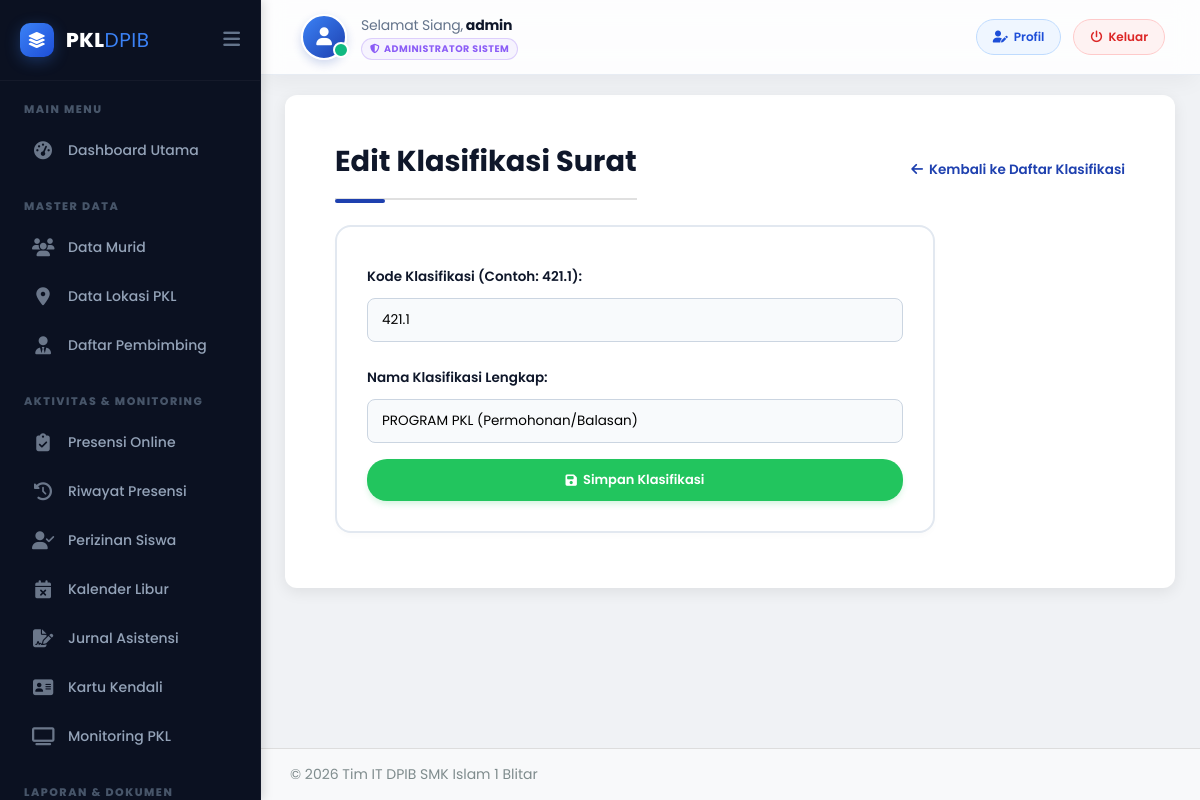
/admin/klasifikasi-edit.php?id=1 (signed in), run on the app's committed database.
### tables this page shows
CREATE TABLE `klasifikasi_surat` (
  `id` int(11) NOT NULL,
  `kode` varchar(10) NOT NULL,
  `nama_klasifikasi` varchar(255) NOT NULL,
  `is_active` tinyint(1) DEFAULT 1
);

### admin/klasifikasi-edit.php (the view, shortened to what this page needs)
<?php
include '../config/db-koneksi.php';
$klasifikasi_id = isset($_GET['id']) ? (int)$_GET['id'] : 0;
$mode = ($klasifikasi_id > 0) ? 'edit' : 'add';
$form_data = ['kode' => '', 'nama_klasifikasi' => ''];
$page_title = ($mode === 'edit') ? 'Edit Klasifikasi Surat' : 'Tambah Klasifikasi Baru';
if ($mode === 'edit') {
    $stmt = $koneksi->prepare("SELECT kode, nama_klasifikasi FROM klasifikasi_surat WHERE id = ?");
    $stmt->bind_param("i", $klasifikasi_id);
    $stmt->execute();
    $result = $stmt->get_result();
    if ($result->num_rows === 1) {
        $form_data = $result->fetch_assoc();
    } else {
        $message = "<div class='alert error'>Klasifikasi tidak ditemukan.</div>";
        $mode = 'add';
    }
}
?>
<!DOCTYPE html>
<html lang="id">
<head>
    <link rel="stylesheet" href="../css/style.css">
    <link rel="stylesheet" href="https://cdnjs.cloudflare.com/ajax/libs/font-awesome/6.5.2/css/all.min.css">
</head>
<body class="admin-body">
<?php include 'panel/sidebar.php'; ?>
<div class="main-content-wrapper">
    <?php include 'panel/navbar.php'; ?>
    <div class="admin-main-content">
        <div class="page-header-controls">
            <h1><?php echo $page_title; ?></h1>
            <a href="kode-surat-manage.php" class="btn-back-link">
                <i class="fas fa-arrow-left"></i> Kembali ke Daftar Klasifikasi
            </a>
        </div>
        <div class="form-edit-container">
            <form method="POST" action="klasifikasi-edit.php?id=<?php echo $klasifikasi_id; ?>" style="box-shadow: none; max-width: 100%; margin: 0; padding: 0;">
                <label for="kode">Kode Klasifikasi (Contoh: 421.1):</label>
                <input type="text" id="kode" name="kode" maxlength="10" value="<?php echo htmlspecialchars($form_data['kode']); ?>" placeholder="Masukkan kode unik..." required>
                <label for="nama_klasifikasi">Nama Klasifikasi Lengkap:</label>
                <input type="text" id="nama_klasifikasi" name="nama_klasifikasi" value="<?php echo htmlspecialchars($form_data['nama_klasifikasi']); ?>" placeholder="Contoh: Surat Pengantar PKL..." required>
                <button type="submit" class="btn-submit-save">
                    <i class="fas fa-save"></i> Simpan Klasifikasi
                </button>
            </form>
        </div>
    </div>
</div>
<?php include 'panel/footer.php'; ?>
</body>
</html>

### css/style.css (style rules this page uses)
html { scroll-behavior: smooth; }
body { font-family: 'Poppins', sans-serif; background-color: #f0f2f5; padding: 0; margin: 0; }
h1 { color: #2c3e50; font-weight: 700; font-size: 28px; border-bottom: 2px solid #e0e0e0; padding-bottom: 15px; margin-bottom: 25px; padding-left: 5%; padding-right: 5%; }
form { padding: 30px 40px; background: #ffffff; border-radius: 12px; box-shadow: 0 8px 20px rgba(0, 0, 0, 0.1); width: 100%; max-width: none; margin: 0; }
form label { display: block; margin-top: 10px; font-weight: 600; color: #34495e; }
form input[type="text"], form input[type="email"], form input[type="number"], form input[type="password"], form select { width: 100%; padding: 10px 15px; margin-top: 5px; margin-bottom: 15px; border: 1px solid #ced4da; border-radius: 6px; box-sizing: border-box; background-color: #f8f9fa; transition: border-color 0.2s; }
form button { background-color: #007bff; color: white; padding: 12px 20px; border: none; border-radius: 6px; cursor: pointer; font-size: 16px; font-weight: 600; transition: background-color 0.2s; box-shadow: 0 4px 10px rgba(0, 123, 255, 0.3); }
form { padding: 30px 40px; background: #ffffff; border-radius: 12px; box-shadow: 0 8px 20px rgba(0, 0, 0, 0.1); width: 100%; max-width: 90%; margin: 0 auto; }
.admin-body { display: flex; font-family: 'Poppins', sans-serif; background-color: #f0f2f5; min-height: 100vh; }
.main-content-wrapper { flex-grow: 1; display: flex; flex-direction: column; }
.admin-main-content { padding: 20px; flex-grow: 1; }
.admin-main-content h1 { font-size: 24px; padding-left: 0; padding-right: 0; margin-bottom: 20px; }

### admin/klasifikasi-edit.php (style rules this page uses)
:root { --mantap-blue-dark: #0f172a; --mantap-blue-main: #1e40af; --mantap-blue-light: #3b82f6; --mantap-blue-soft: #eff6ff; }
body { font-family: 'Poppins', sans-serif; background-color: #f8fafc; color: #334155; margin: 0; overflow-x: hidden !important; }
.main-content-wrapper { max-width: 100% !important; width: 100% !important; box-sizing: border-box !important; box-shadow: none !important; }
.admin-main-content { padding: 20px 25px 30px 25px !important; box-sizing: border-box !important; clear: both; width: 100% !important; }
.page-header-controls { display: flex; justify-content: space-between; align-items: center; margin-bottom: 25px; width: 100%; }
.page-header-controls h1 { font-weight: 700; color: #0f172a; font-size: 1.8rem; margin: 0; position: relative; }
.page-header-controls h1::after { content: ''; position: absolute; left: 0; bottom: -5px; width: 50px; height: 4px; background: var(--mantap-blue-main); border-radius: 2px; }
.btn-back-link { color: var(--mantap-blue-main); text-decoration: none; font-weight: 600; font-size: 13.5px; display: inline-flex; align-items: center; gap: 6px; }
.form-edit-container { background-color: white; padding: 30px; border-radius: 16px; max-width: 600px; width: 100%; border: 2px solid #e2e8f0; box-sizing: border-box; box-shadow: 0 4px 6px -1px rgba(0, 0, 0, 0.02); }
.form-edit-container label { display: block; margin-bottom: 6px; font-weight: 600; font-size: 13.5px; color: #0f172a; text-align: left; }
.form-edit-container input[type="text"] { width: 100%; padding: 11px 14px; margin-bottom: 16px; border: 1px solid #cbd5e1; border-radius: 8px; font-family: 'Poppins', sans-serif; font-size: 13.5px; box-sizing: border-box; background-color: #f8fafc; }
.btn-submit-save { padding: 11px 24px !important; font-weight: 600 !important; background-color: #22c55e; color: white; border: none; border-radius: 20px; font-size: 13px; cursor: pointer; font-family: 'Poppins', sans-serif; box-shadow: 0 4px 6px -1px rgba(34, 197, 94, 0.2); display: inline-flex; align-items: center; justify-content: center; gap: 6px; width: 100%; box-sizing: border-box; }

### admin/panel/sidebar.php (style rules this page uses)
:root { --sidebar-bg: #0B1121; --sidebar-active-bg: rgba(59, 130, 246, 0.12); --sidebar-active-text: #3b82f6; --sidebar-hover-bg: rgba(255, 255, 255, 0.04); --text-main: #94a3b8; --text-hover: #f1f5f9; --sidebar-width-full: 260px; --sidebar-width-mini: 85px; }
body { padding-left: var(--sidebar-width-full) !important; transition: padding-left 0.3s cubic-bezier(0.4, 0, 0.2, 1) !important; overflow-x: hidden; }

### admin/panel/navbar.php (style rules this page uses)
:root { --nav-height: 75px; }

### data on the page
klasifikasi_surat: kode "421.1", nama_klasifikasi "PROGRAM PKL (Permohonan/Balasan)"

### other printed values
$sapaan "Selamat Siang"
$current_full_name "admin"
$role_label "ADMINISTRATOR SISTEM"
$page_title "Edit Klasifikasi Surat"
